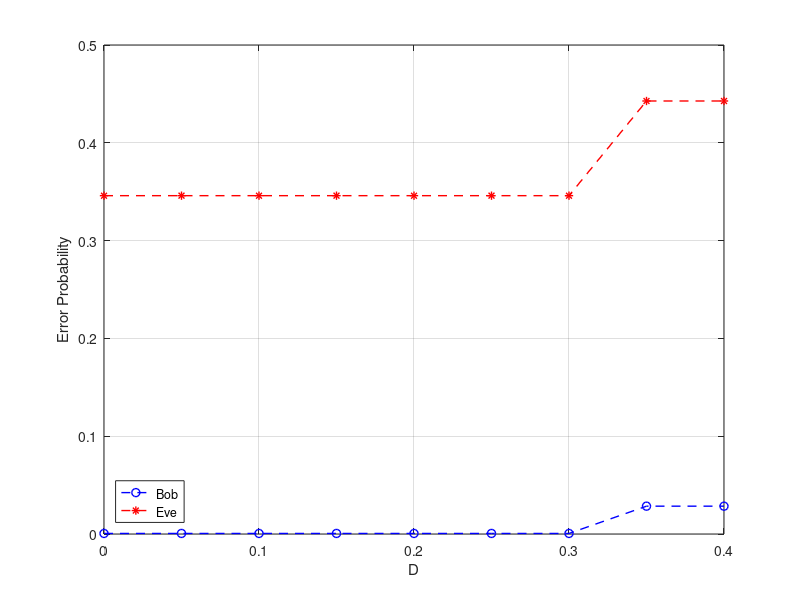

Write MATLAB code to recreate this figure.
clear;
clc;

%========================================================================
N = 2;
K = 2;
P = 1;
N_B = 0.02;
N_E = 0.01;
a = 1; % BPSK modulation constellations {-1, 1}
channel_var_B = 1;
channel_var_E = 1;

% Setup 2 + 5
H_B = [0.21 0.011; 0.09 0.3]; % N_B = 0.02; N_E = 0.01
H_E = [0.01 0.02; 0.017 0.01];

% % Setup 3
% H_B = [0.21 0.011; 0.09 0.3]; 
% H_E = [-0.01 0.02; 0.01 0.01];

% % Setup 4
% H_B = [0.21 0.015; 0.1 0.12];
% H_E = [0.01 0.071; 0.01 0.01];

% Generate the channel matrices and the modulated symbol vectors
% Circularly symmetric complex Gaussian (Rayleigh fading channel realizations) channel matrices

% H_B = sqrt(channel_var_B/2)*(randn(K,N)+1i*randn(K,N));
% H_E = sqrt(channel_var_E/2)*(randn(K,N)+1i*randn(K,N));

D = 0:0.05:0.4;

for iter = 1:length(D) 
    %====================================================================
    % Search through case 4, 3, and 2 to find the optimal beamforming vector
    
    % Case 4: For lambda1 > 0 and lambda2 > 0
    epsilon4 = 0.00000000001;
    
    lambda1 = 1:0.001:50; 
    
    for j = 1:length(lambda1) 
        [eigenVectors4,eigenValues4] = eig((H_B')*H_B - lambda1(j)*(H_E')*H_E);
    
        index_set4 = [];
    
        for i = 1:N
            condition4 = (norm(H_E*eigenVectors4(:,i)))^2 - (sqrt(N_E/(2*P))*qfuncinv(D(iter))/abs(a))^2;
    
            if abs(condition4) <= epsilon4 
                index_set4 = [index_set4, i];
            end
        end
  
        if sum(index_set4) > 0 
            lambda1_optimal4 = lambda1(j);
    
            for k = 1:length(index_set4) 
                objectiveValue4(k) = qfunc(norm(H_B*eigenVectors4(:,index_set4(k))*a)*sqrt(2*P/N_B));
            end
    
            [minOjectiveValue4,minIndex4] = min(objectiveValue4);
    
            lambda2_optimal4 = eigenValues4(minIndex4,minIndex4);
    
            if (lambda2_optimal4 > 0) 
                w_optimal4 = eigenVectors4(:,index_set4(minIndex4));
    
                ErrorProbability_Bob4 = minOjectiveValue4;
                ErrorProbability_Eve4 = qfunc(norm(H_E*w_optimal4*a)*sqrt(2*P/N_E));

                break
            else
                lambda1_optimal4 = 0.5;
                lambda2_optimal4 = 0.5;
                w_optimal4 = 10^-1;
                ErrorProbability_Bob4 = 0.5;
                ErrorProbability_Eve4 = 0.5;
            end
        else
            lambda1_optimal4 = 0.5;
            lambda2_optimal4 = 0.5;
            w_optimal4 = 10^0;
            ErrorProbability_Bob4 = 0.5;
            ErrorProbability_Eve4 = 0.5;
        end
    end
    
    % Result for case 4

    % lambda1_optimal4
    % lambda2_optimal4
    % w_optimal4
    % ErrorProbability_Bob4
    % ErrorProbability_Eve4
    
    
    %====================================================================
    % Case 3: For lambda1 > 0 and lambda2 = 0
    
    epsilon3 = 0.000001;
    constant3 = 0.9999;
   
    %====================================================================
    [eigenVectors3,eigenValues3] = eig(((H_B')*H_B),((H_E')*H_E));
    
    index_set3 = [];
    
    for i = 1:N
        objectiveValue3 = qfunc(norm(H_B*eigenVectors3(:,i)*a)*sqrt(2*P/N_B));
    
        % Normalize the eigenvectors
        eigenVectors3(:,i) = eigenVectors3(:,i)/norm(eigenVectors3(:,i))*constant3;
    
        condition3 = (norm(H_E*eigenVectors3(:,i)))^2 - (sqrt(N_E/(2*P))*qfuncinv(D(iter))/abs(a))^2;
    
        if (abs(condition3) <= epsilon3) 
            index_set3 = [index_set3, i];
        end
    end
    
    if sum(index_set3) > 0
        for k = 1:length(index_set4) 
            objectiveValue3(k) = qfunc(norm(H_B*eigenVectors3(:,index_set3(k))*a)*sqrt(2*P/N_B));
        end
    
        [minOjectiveValue3,minIndex3] = min(objectiveValue3);
    
        lambda1_optimal3 = eigenValues3(minIndex3,minIndex3);
    
        if (lambda1_optimal3 > 0) 
            w_optimal3 = eigenVectors3(:,minIndex3);
            ErrorProbability_Bob3 = minOjectiveValue3;
            ErrorProbability_Eve3 = qfunc(norm(H_E*w_optimal3*a)*sqrt(2*P/N_E));
        else
            lambda1_optimal3 = 0.5;
            w_optimal3 = 0.5;
            ErrorProbability_Bob3 = 0.5;
            ErrorProbability_Eve3 = 0.5;
        end       
    else
        lambda1_optimal3 = 0.5;
        w_optimal3 = 0.5;
        ErrorProbability_Bob3 = 0.5;
        ErrorProbability_Eve3 = 0.5;
    end
    
    % Result for case 3

    % lambda1_optimal3 
    % w_optimal3 
    % ErrorProbability_Bob3 
    % ErrorProbability_Eve3 
    
    
    %====================================================================
    % Case 2: For lambda1 = 0 and lambda2 > 0
    [eigenVectors2,eigenValues2] = eig((H_B')*H_B);
    
    index_set2 = [];
        
    for i = 1:N
        objectiveValue2 = qfunc(norm(H_B*eigenVectors2(:,i)*a)*sqrt(2*P/N_B));
        condition2 = (norm(H_E*eigenVectors2(:,i)))^2 - (sqrt(N_E/(2*P))*qfuncinv(D(iter))/abs(a))^2;
        
        if (condition2 < 0) 
            index_set2 = [index_set2, i];
        end
    end
        
    if sum(index_set2) > 0
        for k = 1:length(index_set2) 
            objectiveValue2(k) = qfunc(norm(H_B*eigenVectors2(:,index_set2(k))*a)*sqrt(2*P/N_B));
        end
        
    [minOjectiveValue2,minIndex2] = min(objectiveValue2);
        
    lambda2_optimal2 = eigenValues2(minIndex2,minIndex2);
        
    if (lambda2_optimal2 > 0) 
        w_optimal2 = eigenVectors2(:,minIndex2);
        ErrorProbability_Bob2 = minOjectiveValue2;
        ErrorProbability_Eve2 = qfunc(norm(H_E*w_optimal2*a)*sqrt(2*P/N_E));
    else
        lambda2_optimal2 = 0.5;
        w_optimal2 = 0.5;
        ErrorProbability_Bob2 = 0.5;
        ErrorProbability_Eve2 = 0.5;
    end       
    else
        lambda2_optimal2 = 0.5;
        w_optimal2 = 0.5;
        ErrorProbability_Bob2 = 0.5;
        ErrorProbability_Eve2 = 0.5;
    end
    
    % Result for case 2

    % lambda2_optimal2 
    % w_optimal2 
    % ErrorProbability_Bob2 
    % ErrorProbability_Eve2 
    
    
    %======================================================================
    % Final result
    ErrorProbability_Bob_Array = [ErrorProbability_Bob4, ErrorProbability_Bob3, ErrorProbability_Bob2];
    ErrorProbability_Eve_Array = [ErrorProbability_Eve4, ErrorProbability_Eve3, ErrorProbability_Eve2];
    
    [ErrorProbability_Bob(iter),minIndex] = min(ErrorProbability_Bob_Array); 
    % minIndex
    ErrorProbability_Eve(iter) = ErrorProbability_Eve_Array(minIndex);
end


%==========================================================================
% Figure

figure(1)
plot(D,ErrorProbability_Bob,'b--o','LineWidth',1);
hold on
plot(D,ErrorProbability_Eve,'r--*','LineWidth',1);
hold off
grid on
xlabel('D');
ylabel('Error Probability');
legend('Bob','Eve','Location','SouthWest');
% axis([0,0.4,0,0.5]);